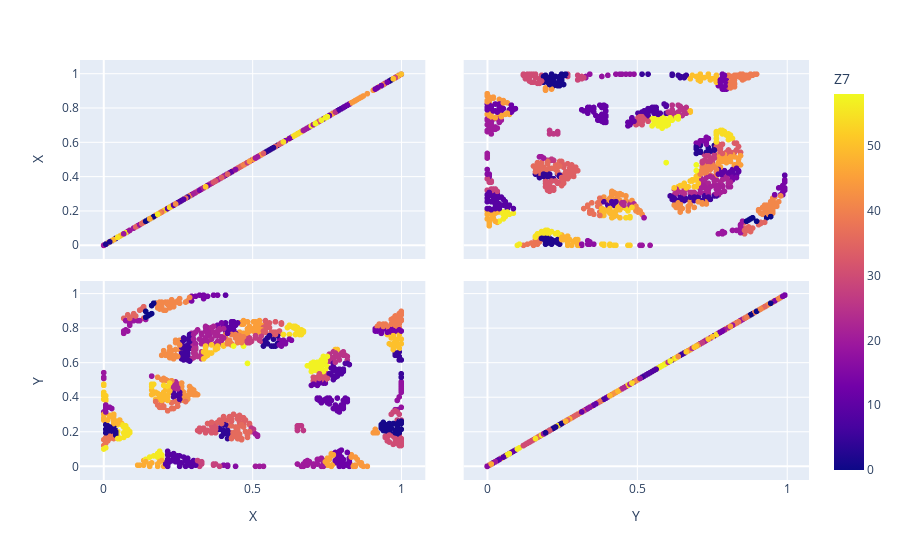

This figure's notebook cell:
### Code cell
df_pred_distance=pd.DataFrame(pd.concat([pd.DataFrame(X_test,columns=['X','Y']),pd.DataFrame(Y_pred_1,columns=[select_name_Z])],axis=1))
fig = px.scatter_matrix(df_pred_distance,
    dimensions=['X','Y'],
    color=select_name_Z)
fig.show()

### Figure 1 — Plotly figure (JSON) as saved in the notebook; plotly's stock layout.template omitted (floating-point values rounded to 4 significant figures; data arrays with more than 128 entries replaced by an {"elided": "..."} marker saying what was removed)
{"data": [{"dimensions": [{"axis": {"matches": true}, "label": "X", "values": {"elided": "1071 float values"}}, {"axis": {"matches": true}, "label": "Y", "values": {"elided": "1071 float values"}}], "hovertemplate": "%{xaxis.title.text}=%{x}<br>%{yaxis.title.text}=%{y}<br>Z7=%{marker.color}<extra></extra>", "legendgroup": "", "marker": {"color": {"elided": "1071 int values"}, "coloraxis": "coloraxis", "symbol": "circle"}, "name": "", "showlegend": false, "type": "splom"}], "layout": {"coloraxis": {"colorbar": {"title": {"text": "Z7"}}, "colorscale": [[0, "#0d0887"], [0.1111, "#46039f"], [0.2222, "#7201a8"], [0.3333, "#9c179e"], [0.4444, "#bd3786"], [0.5556, "#d8576b"], [0.6667, "#ed7953"], [0.7778, "#fb9f3a"], [0.8889, "#fdca26"], [1, "#f0f921"]]}, "dragmode": "select", "legend": {"tracegroupgap": 0}, "margin": {"t": 60}}}
